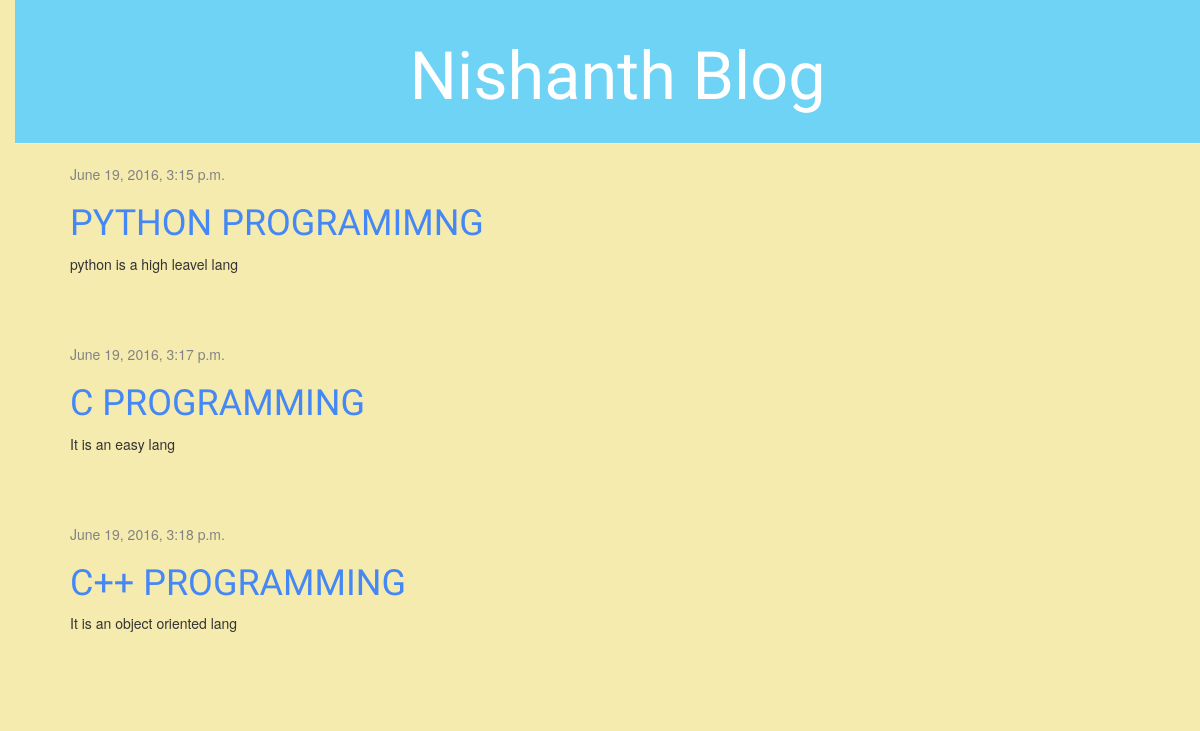
/, run on an earlier commit of the app's database.
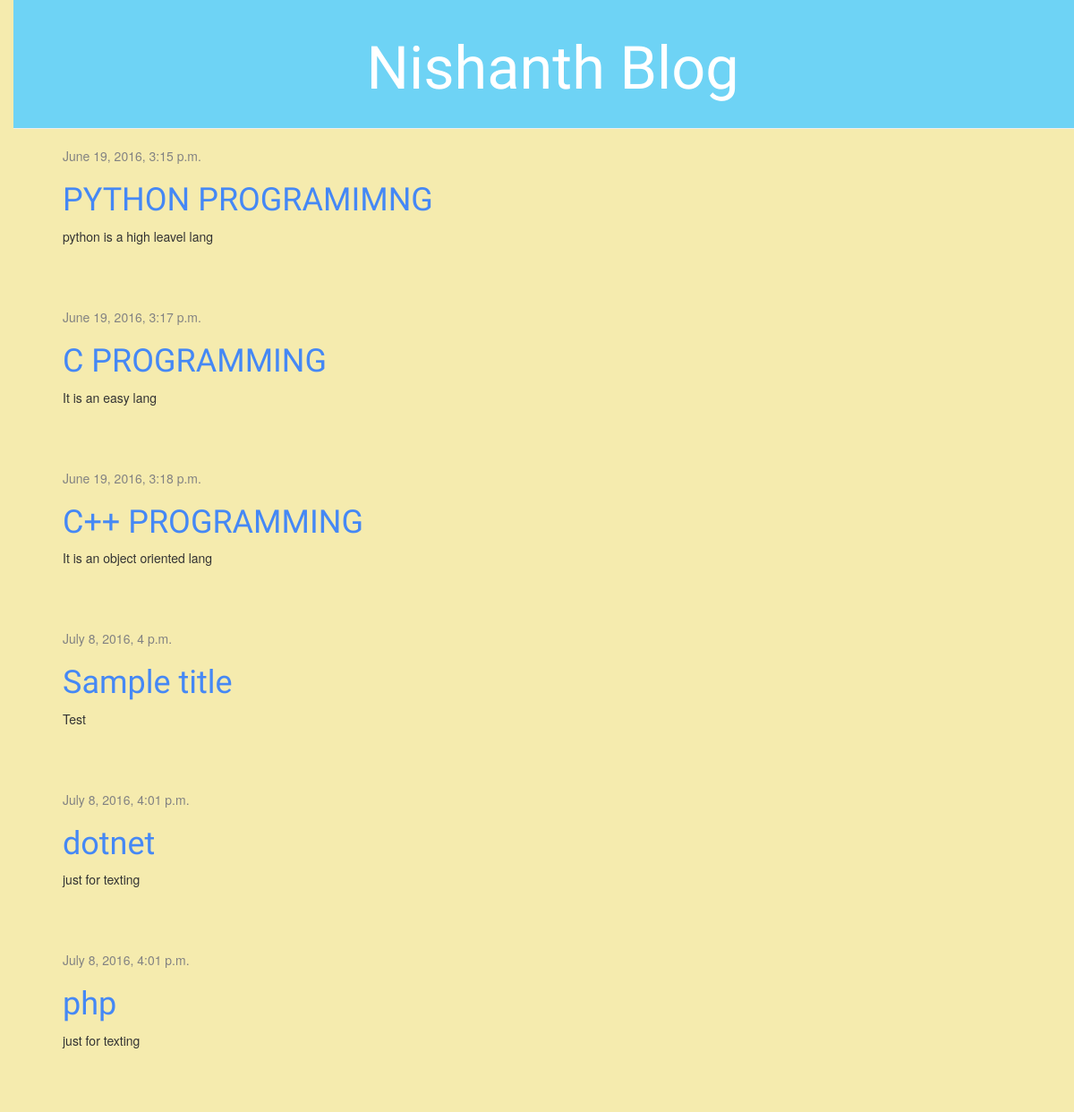
And on a later commit of the database.
### blog/models.py (models this page shows, shortened)
class Post(models.Model):
    author = models.ForeignKey('auth.User')
    title = models.CharField(max_length=200)
    text = models.TextField()
    created_date = models.DateTimeField(
            default=timezone.now)
    published_date = models.DateTimeField(
            blank=True, null=True)

### blog/views.py (the view)
# urls.py: url(r'^$', views.post_list, name='post_list'),
def post_list(request):
	posts = Post.objects.filter(published_date__lte=timezone.now()).order_by('published_date')
	return render(request, 'blog/post_list.html', {'posts': posts})

### blog/templates/blog/post_list.html
{% extends 'blog/base.html' %}
{% block content %}
            {% for post in posts %}
                <div class="post">
                    <div class="date">
                        {{ post.published_date }}
                    </div>
                   <h1><a href="{% url 'post_detail' pk=post.pk %}">{{ post.title }}</a></h1>
                    <p>{{ post.text|linebreaksbr }}</p>
                </div>
            {% endfor %}
       {% endblock %}

What changed in the data, as far as the page shows it:
added Post: published_date "July 8, 2016, 4 p.m.", title "Sample title", text "Test"
added Post: published_date "July 8, 2016, 4:01 p.m.", title "dotnet", text "just for texting"
added Post: published_date "July 8, 2016, 4:01 p.m.", title "php", text "just for texting"
